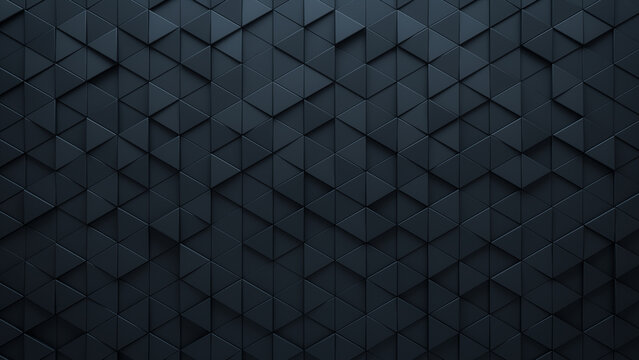
#> input picture lesson_14/img/back.jpg, 639 x 360 px
$ python crop_img.py
#> lines starting #> are read from the running program, lines starting #| are printed output that depends on the picture
from PIL import Image

img = Image.open('img/back.jpg')
#> img is the input picture: PIL image 639x360 RGB; mean R, G, B 27.3, 35.6, 43.5

new_img = img.resize((800, 600))
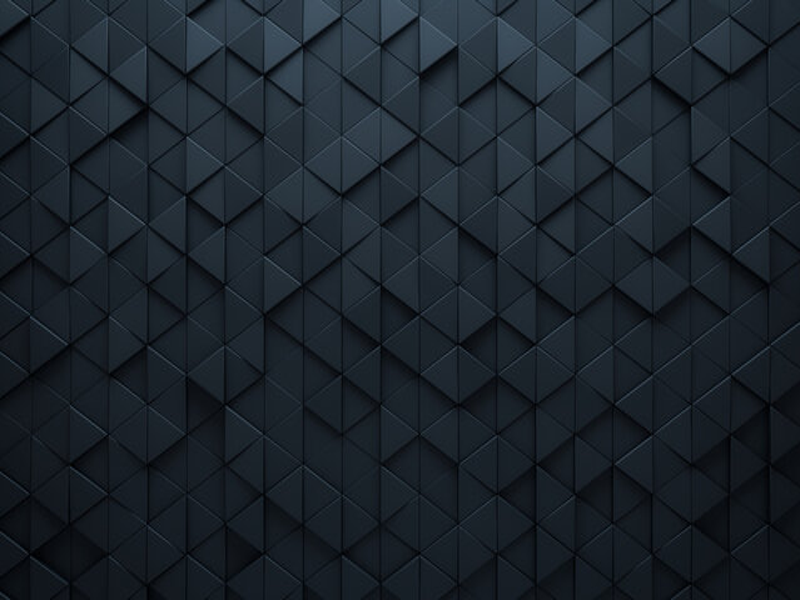
#> new_img: PIL image 800x600 RGB; mean R, G, B 27.3, 35.6, 43.5
new_img.save('img/back1.jpg')
